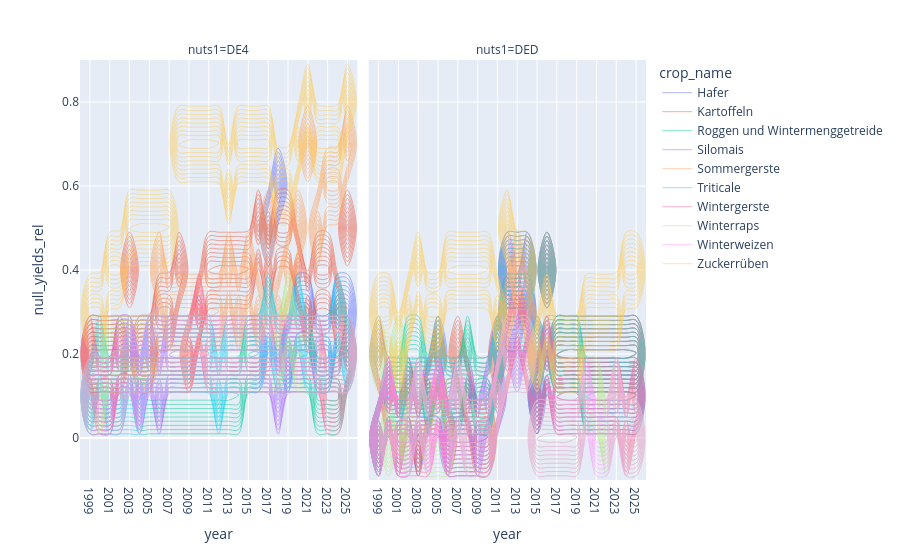

The code cell stored with this chart in its notebook:
### Code cell
px.density_contour(df, x="year", y="null_yields_rel", facet_col="nuts1", color="crop_name")

### Figure 1 — Plotly figure (JSON) as saved in the notebook; plotly's stock layout.template omitted (floating-point values rounded to 4 significant figures)
{"data": [{"contours": {"coloring": "none"}, "hovertemplate": "crop_name=Hafer<br>nuts1=DE4<br>year=%{x}<br>null_yields_rel=%{y}<br>count=%{z}<extra></extra>", "legendgroup": "Hafer", "line": {"color": "#636efa"}, "name": "Hafer", "showlegend": true, "type": "histogram2dcontour", "x": ["1999", "2000", "2001", "2002", "2003", "2004", "2005", "2006", "2007", "2008", "2009", "2010", "2011", "2012", "2013", "2014", "2015", "2016", "2017", "2018", "2019", "2020", "2021", "2022", "2023", "2024", "2025"], "xaxis": "x", "xbingroup": "x", "y": [0.21, 0.21, 0.16, 0.21, 0.21, 0.21, 0.21, 0.21, 0.16, 0.21, 0.21, 0.21, 0.16, 0.21, 0.16, 0.16, 0.21, 0.21, 0.53, 0.58, 0.21, 0.32, 0.26, 0.21, 0.21, 0.32, 0.26], "yaxis": "y", "ybingroup": "y"}, {"contours": {"coloring": "none"}, "hovertemplate": "crop_name=Hafer<br>nuts1=DED<br>year=%{x}<br>null_yields_rel=%{y}<br>count=%{z}<extra></extra>", "legendgroup": "Hafer", "line": {"color": "#636efa"}, "name": "Hafer", "showlegend": false, "type": "histogram2dcontour", "x": ["1999", "2000", "2001", "2002", "2003", "2004", "2005", "2006", "2007", "2008", "2009", "2010", "2011", "2012", "2013", "2014", "2015", "2016", "2017", "2018", "2019", "2020", "2021", "2022", "2023", "2024", "2025"], "xaxis": "x2", "xbingroup": "x", "y": [0.02, 0.1, 0.02, 0.1, 0.04, 0.08, 0.18, 0.04, 0.04, 0.0, 0.0, 0.0, 0.12, 0.29, 0.29, 0.35, 0.12, 0.35, 0.18, 0.18, 0.18, 0.18, 0.18, 0.18, 0.18, 0.18, 0.18], "yaxis": "y2", "ybingroup": "y"}, {"contours": {"coloring": "none"}, "hovertemplate": "crop_name=Kartoffeln<br>nuts1=DE4<br>year=%{x}<br>null_yields_rel=%{y}<br>count=%{z}<extra></extra>", "legendgroup": "Kartoffeln", "line": {"color": "#EF553B"}, "name": "Kartoffeln", "showlegend": true, "type": "histogram2dcontour", "x": ["1999", "2000", "2001", "2002", "2003", "2004", "2005", "2006", "2007", "2008", "2009", "2010", "2011", "2012", "2013", "2014", "2015", "2016", "2017", "2018", "2019", "2020", "2021", "2022", "2023", "2024", "2025"], "xaxis": "x", "xbingroup": "x", "y": [0.21, 0.21, 0.21, 0.21, 0.37, 0.21, 0.21, 0.32, 0.32, 0.37, 0.21, 0.26, 0.37, 0.42, 0.37, 0.37, 0.42, 0.47, 0.37, 0.47, 0.53, 0.42, 0.32, 0.37, 0.42, 0.32, 0.47], "yaxis": "y", "ybingroup": "y"}, {"contours": {"coloring": "none"}, "hovertemplate": "crop_name=Kartoffeln<br>nuts1=DED<br>year=%{x}<br>null_yields_rel=%{y}<br>count=%{z}<extra></extra>", "legendgroup": "Kartoffeln", "line": {"color": "#EF553B"}, "name": "Kartoffeln", "showlegend": false, "type": "histogram2dcontour", "x": ["1999", "2000", "2001", "2002", "2003", "2004", "2005", "2006", "2007", "2008", "2009", "2010", "2011", "2012", "2013", "2014", "2015", "2016", "2017", "2018", "2019", "2020", "2021", "2022", "2023", "2024", "2025"], "xaxis": "x2", "xbingroup": "x", "y": [0.24, 0.08, 0.08, 0.14, 0.0, 0.06, 0.06, 0.02, 0.16, 0.12, 0.0, 0.0, 0.24, 0.35, 0.35, 0.41, 0.18, 0.35, 0.18, 0.18, 0.18, 0.18, 0.18, 0.18, 0.24, 0.18, 0.18], "yaxis": "y2", "ybingroup": "y"}, {"contours": {"coloring": "none"}, "hovertemplate": "crop_name=Roggen und Wintermenggetreide<br>nuts1=DE4<br>year=%{x}<br>null_yields_rel=%{y}<br>count=%{z}<extra></extra>", "legendgroup": "Roggen und Wintermenggetreide", "line": {"color": "#00cc96"}, "name": "Roggen und Wintermenggetreide", "showlegend": true, "type": "histogram2dcontour", "x": ["1999", "2000", "2001", "2002", "2003", "2004", "2005", "2006", "2007", "2008", "2009", "2010", "2011", "2012", "2013", "2014", "2015", "2016", "2017", "2018", "2019", "2020", "2021", "2022", "2023", "2024", "2025"], "xaxis": "x", "xbingroup": "x", "y": [0.11, 0.11, 0.11, 0.11, 0.21, 0.11, 0.11, 0.11, 0.11, 0.11, 0.11, 0.11, 0.11, 0.11, 0.11, 0.11, 0.16, 0.16, 0.16, 0.16, 0.16, 0.16, 0.16, 0.11, 0.11, 0.11, 0.21], "yaxis": "y", "ybingroup": "y"}, {"contours": {"coloring": "none"}, "hovertemplate": "crop_name=Roggen und Wintermenggetreide<br>nuts1=DED<br>year=%{x}<br>null_yields_rel=%{y}<br>count=%{z}<extra></extra>", "legendgroup": "Roggen und Wintermenggetreide", "line": {"color": "#00cc96"}, "name": "Roggen und Wintermenggetreide", "showlegend": false, "type": "histogram2dcontour", "x": ["1999", "2000", "2001", "2002", "2003", "2004", "2005", "2006", "2007", "2008", "2009", "2010", "2011", "2012", "2013", "2014", "2015", "2016", "2017", "2018", "2019", "2020", "2021", "2022", "2023", "2024", "2025"], "xaxis": "x2", "xbingroup": "x", "y": [0.04, 0.12, 0.06, 0.18, 0.16, 0.1, 0.18, 0.12, 0.1, 0.24, 0.12, 0.12, 0.18, 0.29, 0.29, 0.29, 0.12, 0.24, 0.18, 0.18, 0.18, 0.12, 0.12, 0.12, 0.12, 0.12, 0.12], "yaxis": "y2", "ybingroup": "y"}, {"contours": {"coloring": "none"}, "hovertemplate": "crop_name=Silomais<br>nuts1=DE4<br>year=%{x}<br>null_yields_rel=%{y}<br>count=%{z}<extra></extra>", "legendgroup": "Silomais", "line": {"color": "#ab63fa"}, "name": "Silomais", "showlegend": true, "type": "histogram2dcontour", "x": ["1999", "2000", "2001", "2002", "2003", "2004", "2005", "2006", "2007", "2008", "2009", "2010", "2011", "2012", "2013", "2014", "2015", "2016", "2017", "2018", "2019", "2020", "2021", "2022", "2023", "2024", "2025"], "xaxis": "x", "xbingroup": "x", "y": [0.11, 0.11, 0.11, 0.16, 0.21, 0.11, 0.16, 0.11, 0.16, 0.16, 0.16, 0.16, 0.16, 0.16, 0.16, 0.16, 0.16, 0.16, 0.21, 0.11, 0.16, 0.16, 0.16, 0.16, 0.16, 0.16, 0.21], "yaxis": "y", "ybingroup": "y"}, {"contours": {"coloring": "none"}, "hovertemplate": "crop_name=Silomais<br>nuts1=DED<br>year=%{x}<br>null_yields_rel=%{y}<br>count=%{z}<extra></extra>", "legendgroup": "Silomais", "line": {"color": "#ab63fa"}, "name": "Silomais", "showlegend": false, "type": "histogram2dcontour", "x": ["1999", "2000", "2001", "2002", "2003", "2004", "2005", "2006", "2007", "2008", "2009", "2010", "2011", "2012", "2013", "2014", "2015", "2016", "2017", "2018", "2019", "2020", "2021", "2022", "2023", "2024", "2025"], "xaxis": "x2", "xbingroup": "x", "y": [0.0, 0.12, 0.02, 0.02, 0.08, 0.08, 0.08, 0.04, 0.12, 0.12, 0.0, 0.12, 0.18, 0.35, 0.24, 0.29, 0.12, 0.24, 0.12, 0.06, 0.06, 0.12, 0.12, 0.06, 0.12, 0.12, 0.12], "yaxis": "y2", "ybingroup": "y"}, {"contours": {"coloring": "none"}, "hovertemplate": "crop_name=Sommergerste<br>nuts1=DE4<br>year=%{x}<br>null_yields_rel=%{y}<br>count=%{z}<extra></extra>", "legendgroup": "Sommergerste", "line": {"color": "#FFA15A"}, "name": "Sommergerste", "showlegend": true, "type": "histogram2dcontour", "x": ["1999", "2000", "2001", "2002", "2003", "2004", "2005", "2006", "2007", "2008", "2009", "2010", "2011", "2012", "2013", "2014", "2015", "2016", "2017", "2018", "2019", "2020", "2021", "2022", "2023", "2024", "2025"], "xaxis": "x", "xbingroup": "x", "y": [0.21, 0.16, 0.16, 0.16, 0.21, 0.21, 0.21, 0.37, 0.32, 0.26, 0.32, 0.32, 0.32, 0.26, 0.42, 0.32, 0.42, 0.32, 0.47, 0.26, 0.42, 0.53, 0.68, 0.53, 0.58, 0.58, 0.68], "yaxis": "y", "ybingroup": "y"}, {"contours": {"coloring": "none"}, "hovertemplate": "crop_name=Sommergerste<br>nuts1=DED<br>year=%{x}<br>null_yields_rel=%{y}<br>count=%{z}<extra></extra>", "legendgroup": "Sommergerste", "line": {"color": "#FFA15A"}, "name": "Sommergerste", "showlegend": false, "type": "histogram2dcontour", "x": ["1999", "2000", "2001", "2002", "2003", "2004", "2005", "2006", "2007", "2008", "2009", "2010", "2011", "2012", "2013", "2014", "2015", "2016", "2017", "2018", "2019", "2020", "2021", "2022", "2023", "2024", "2025"], "xaxis": "x2", "xbingroup": "x", "y": [0.02, 0.1, 0.04, 0.14, 0.08, 0.08, 0.18, 0.1, 0.12, 0.12, 0.12, 0.12, 0.24, 0.29, 0.35, 0.29, 0.18, 0.35, 0.18, 0.18, 0.18, 0.18, 0.18, 0.18, 0.18, 0.18, 0.24], "yaxis": "y2", "ybingroup": "y"}, {"contours": {"coloring": "none"}, "hovertemplate": "crop_name=Triticale<br>nuts1=DE4<br>year=%{x}<br>null_yields_rel=%{y}<br>count=%{z}<extra></extra>", "legendgroup": "Triticale", "line": {"color": "#19d3f3"}, "name": "Triticale", "showlegend": true, "type": "histogram2dcontour", "x": ["1999", "2000", "2001", "2002", "2003", "2004", "2005", "2006", "2007", "2008", "2009", "2010", "2011", "2012", "2013", "2014", "2015", "2016", "2017", "2018", "2019", "2020", "2021", "2022", "2023", "2024", "2025"], "xaxis": "x", "xbingroup": "x", "y": [0.11, 0.21, 0.11, 0.11, 0.11, 0.11, 0.16, 0.21, 0.21, 0.21, 0.16, 0.16, 0.16, 0.11, 0.16, 0.16, 0.16, 0.16, 0.26, 0.21, 0.21, 0.26, 0.21, 0.21, 0.16, 0.26, 0.21], "yaxis": "y", "ybingroup": "y"}, {"contours": {"coloring": "none"}, "hovertemplate": "crop_name=Triticale<br>nuts1=DED<br>year=%{x}<br>null_yields_rel=%{y}<br>count=%{z}<extra></extra>", "legendgroup": "Triticale", "line": {"color": "#19d3f3"}, "name": "Triticale", "showlegend": false, "type": "histogram2dcontour", "x": ["1999", "2000", "2001", "2002", "2003", "2004", "2005", "2006", "2007", "2008", "2009", "2010", "2011", "2012", "2013", "2014", "2015", "2016", "2017", "2018", "2019", "2020", "2021", "2022", "2023", "2024", "2025"], "xaxis": "x2", "xbingroup": "x", "y": [0.0, 0.12, 0.1, 0.12, 0.08, 0.12, 0.12, 0.1, 0.08, 0.12, 0.12, 0.12, 0.24, 0.35, 0.35, 0.35, 0.18, 0.35, 0.18, 0.18, 0.18, 0.18, 0.18, 0.18, 0.18, 0.24, 0.24], "yaxis": "y2", "ybingroup": "y"}, {"contours": {"coloring": "none"}, "hovertemplate": "crop_name=Wintergerste<br>nuts1=DE4<br>year=%{x}<br>null_yields_rel=%{y}<br>count=%{z}<extra></extra>", "legendgroup": "Wintergerste", "line": {"color": "#FF6692"}, "name": "Wintergerste", "showlegend": true, "type": "histogram2dcontour", "x": ["1999", "2000", "2001", "2002", "2003", "2004", "2005", "2006", "2007", "2008", "2009", "2010", "2011", "2012", "2013", "2014", "2015", "2016", "2017", "2018", "2019", "2020", "2021", "2022", "2023", "2024", "2025"], "xaxis": "x", "xbingroup": "x", "y": [0.21, 0.11, 0.11, 0.16, 0.21, 0.21, 0.21, 0.21, 0.21, 0.21, 0.16, 0.32, 0.21, 0.16, 0.21, 0.21, 0.16, 0.16, 0.21, 0.16, 0.21, 0.21, 0.16, 0.16, 0.11, 0.11, 0.21], "yaxis": "y", "ybingroup": "y"}, {"contours": {"coloring": "none"}, "hovertemplate": "crop_name=Wintergerste<br>nuts1=DED<br>year=%{x}<br>null_yields_rel=%{y}<br>count=%{z}<extra></extra>", "legendgroup": "Wintergerste", "line": {"color": "#FF6692"}, "name": "Wintergerste", "showlegend": false, "type": "histogram2dcontour", "x": ["1999", "2000", "2001", "2002", "2003", "2004", "2005", "2006", "2007", "2008", "2009", "2010", "2011", "2012", "2013", "2014", "2015", "2016", "2017", "2018", "2019", "2020", "2021", "2022", "2023", "2024", "2025"], "xaxis": "x2", "xbingroup": "x", "y": [0.0, 0.06, 0.02, 0.02, 0.04, 0.02, 0.12, 0.04, 0.04, 0.0, 0.0, 0.0, 0.12, 0.24, 0.29, 0.24, 0.06, 0.24, 0.06, 0.06, 0.06, 0.12, 0.06, 0.06, 0.06, 0.0, 0.06], "yaxis": "y2", "ybingroup": "y"}, {"contours": {"coloring": "none"}, "hovertemplate": "crop_name=Winterraps<br>nuts1=DE4<br>year=%{x}<br>null_yields_rel=%{y}<br>count=%{z}<extra></extra>", "legendgroup": "Winterraps", "line": {"color": "#B6E880"}, "name": "Winterraps", "showlegend": true, "type": "histogram2dcontour", "x": ["1999", "2000", "2001", "2002", "2003", "2004", "2005", "2006", "2007", "2008", "2009", "2010", "2011", "2012", "2013", "2014", "2015", "2016", "2017", "2018", "2019", "2020", "2021", "2022", "2023", "2024", "2025"], "xaxis": "x", "xbingroup": "x", "y": [0.11, 0.11, 0.16, 0.16, 0.21, 0.21, 0.21, 0.16, 0.16, 0.21, 0.16, 0.21, 0.16, 0.16, 0.16, 0.16, 0.16, 0.16, 0.21, 0.16, 0.26, 0.21, 0.16, 0.16, 0.16, 0.16, 0.21], "yaxis": "y", "ybingroup": "y"}, {"contours": {"coloring": "none"}, "hovertemplate": "crop_name=Winterraps<br>nuts1=DED<br>year=%{x}<br>null_yields_rel=%{y}<br>count=%{z}<extra></extra>", "legendgroup": "Winterraps", "line": {"color": "#B6E880"}, "name": "Winterraps", "showlegend": false, "type": "histogram2dcontour", "x": ["1999", "2000", "2001", "2002", "2003", "2004", "2005", "2006", "2007", "2008", "2009", "2010", "2011", "2012", "2013", "2014", "2015", "2016", "2017", "2018", "2019", "2020", "2021", "2022", "2023", "2024", "2025"], "xaxis": "x2", "xbingroup": "x", "y": [0.24, 0.04, 0.22, 0.04, 0.08, 0.04, 0.04, 0.04, 0.12, 0.0, 0.0, 0.0, 0.06, 0.18, 0.18, 0.18, 0.0, 0.0, 0.0, 0.0, 0.0, 0.06, 0.06, 0.0, 0.06, 0.0, 0.0], "yaxis": "y2", "ybingroup": "y"}, {"contours": {"coloring": "none"}, "hovertemplate": "crop_name=Winterweizen<br>nuts1=DE4<br>year=%{x}<br>null_yields_rel=%{y}<br>count=%{z}<extra></extra>", "legendgroup": "Winterweizen", "line": {"color": "#FF97FF"}, "name": "Winterweizen", "showlegend": true, "type": "histogram2dcontour", "x": ["1999", "2000", "2001", "2002", "2003", "2004", "2005", "2006", "2007", "2008", "2009", "2010", "2011", "2012", "2013", "2014", "2015", "2016", "2017", "2018", "2019", "2020", "2021", "2022", "2023", "2024", "2025"], "xaxis": "x", "xbingroup": "x", "y": [0.11, 0.11, 0.11, 0.11, 0.21, 0.11, 0.21, 0.21, 0.21, 0.21, 0.21, 0.16, 0.16, 0.16, 0.21, 0.21, 0.21, 0.21, 0.21, 0.21, 0.21, 0.21, 0.21, 0.16, 0.21, 0.16, 0.21], "yaxis": "y", "ybingroup": "y"}, {"contours": {"coloring": "none"}, "hovertemplate": "crop_name=Winterweizen<br>nuts1=DED<br>year=%{x}<br>null_yields_rel=%{y}<br>count=%{z}<extra></extra>", "legendgroup": "Winterweizen", "line": {"color": "#FF97FF"}, "name": "Winterweizen", "showlegend": false, "type": "histogram2dcontour", "x": ["1999", "2000", "2001", "2002", "2003", "2004", "2005", "2006", "2007", "2008", "2009", "2010", "2011", "2012", "2013", "2014", "2015", "2016", "2017", "2018", "2019", "2020", "2021", "2022", "2023", "2024", "2025"], "xaxis": "x2", "xbingroup": "x", "y": [0.0, 0.06, 0.04, 0.04, 0.06, 0.04, 0.08, 0.04, 0.06, 0.0, 0.0, 0.0, 0.06, 0.18, 0.24, 0.18, 0.0, 0.0, 0.0, 0.0, 0.0, 0.06, 0.0, 0.0, 0.06, 0.0, 0.0], "yaxis": "y2", "ybingroup": "y"}, {"contours": {"coloring": "none"}, "hovertemplate": "crop_name=Zuckerrüben<br>nuts1=DE4<br>year=%{x}<br>null_yields_rel=%{y}<br>count=%{z}<extra></extra>", "legendgroup": "Zuckerrüben", "line": {"color": "#FECB52"}, "name": "Zuckerrüben", "showlegend": true, "type": "histogram2dcontour", "x": ["1999", "2000", "2001", "2002", "2003", "2004", "2005", "2006", "2007", "2008", "2009", "2010", "2011", "2012", "2013", "2014", "2015", "2016", "2017", "2018", "2019", "2020", "2021", "2022", "2023", "2024", "2025"], "xaxis": "x", "xbingroup": "x", "y": [0.32, 0.32, 0.37, 0.37, 0.47, 0.47, 0.53, 0.53, 0.53, 0.74, 0.68, 0.68, 0.68, 0.68, 0.63, 0.68, 0.68, 0.68, 0.68, 0.58, 0.63, 0.74, 0.79, 0.74, 0.74, 0.74, 0.79], "yaxis": "y", "ybingroup": "y"}, {"contours": {"coloring": "none"}, "hovertemplate": "crop_name=Zuckerrüben<br>nuts1=DED<br>year=%{x}<br>null_yields_rel=%{y}<br>count=%{z}<extra></extra>", "legendgroup": "Zuckerrüben", "line": {"color": "#FECB52"}, "name": "Zuckerrüben", "showlegend": false, "type": "histogram2dcontour", "x": ["1999", "2000", "2001", "2002", "2003", "2004", "2005", "2006", "2007", "2008", "2009", "2010", "2011", "2012", "2013", "2014", "2015", "2016", "2017", "2018", "2019", "2020", "2021", "2022", "2023", "2024", "2025"], "xaxis": "x2", "xbingroup": "x", "y": [0.27, 0.27, 0.22, 0.27, 0.35, 0.29, 0.29, 0.35, 0.35, 0.35, 0.35, 0.35, 0.29, 0.47, 0.41, 0.41, 0.24, 0.29, 0.24, 0.24, 0.24, 0.29, 0.29, 0.29, 0.29, 0.35, 0.35], "yaxis": "y2", "ybingroup": "y"}], "layout": {"annotations": [{"font": {}, "showarrow": false, "text": "nuts1=DE4", "x": 0.245, "xanchor": "center", "xref": "paper", "y": 1, "yanchor": "bottom", "yref": "paper"}, {"font": {}, "showarrow": false, "text": "nuts1=DED", "x": 0.755, "xanchor": "center", "xref": "paper", "y": 1, "yanchor": "bottom", "yref": "paper"}], "legend": {"title": {"text": "crop_name"}, "tracegroupgap": 0}, "margin": {"t": 60}, "xaxis": {"anchor": "y", "domain": [0, 0.49], "title": {"text": "year"}}, "xaxis2": {"anchor": "y2", "domain": [0.51, 1], "matches": "x", "title": {"text": "year"}}, "yaxis": {"anchor": "x", "domain": [0, 1], "title": {"text": "null_yields_rel"}}, "yaxis2": {"anchor": "x2", "domain": [0, 1], "matches": "y", "showticklabels": false}}}
